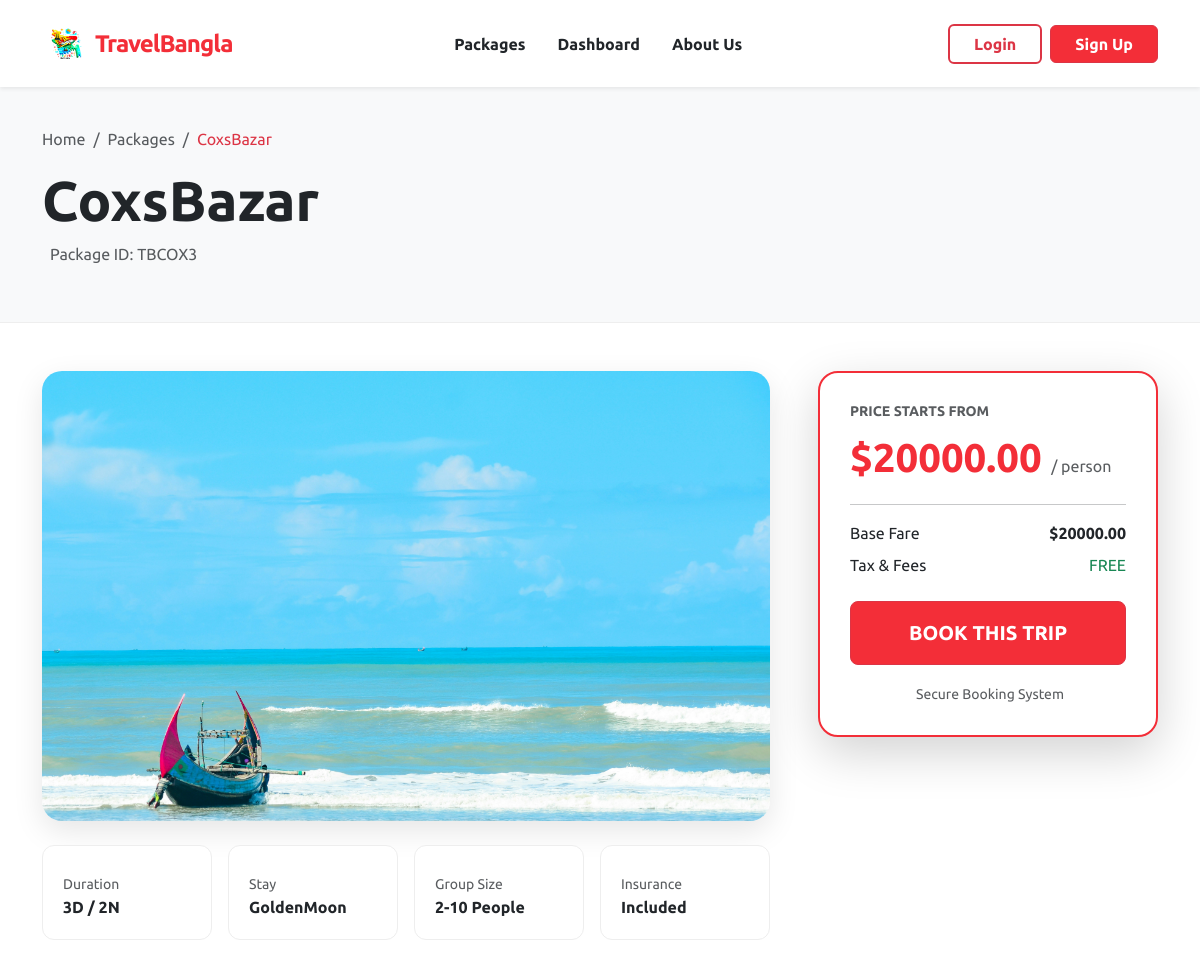
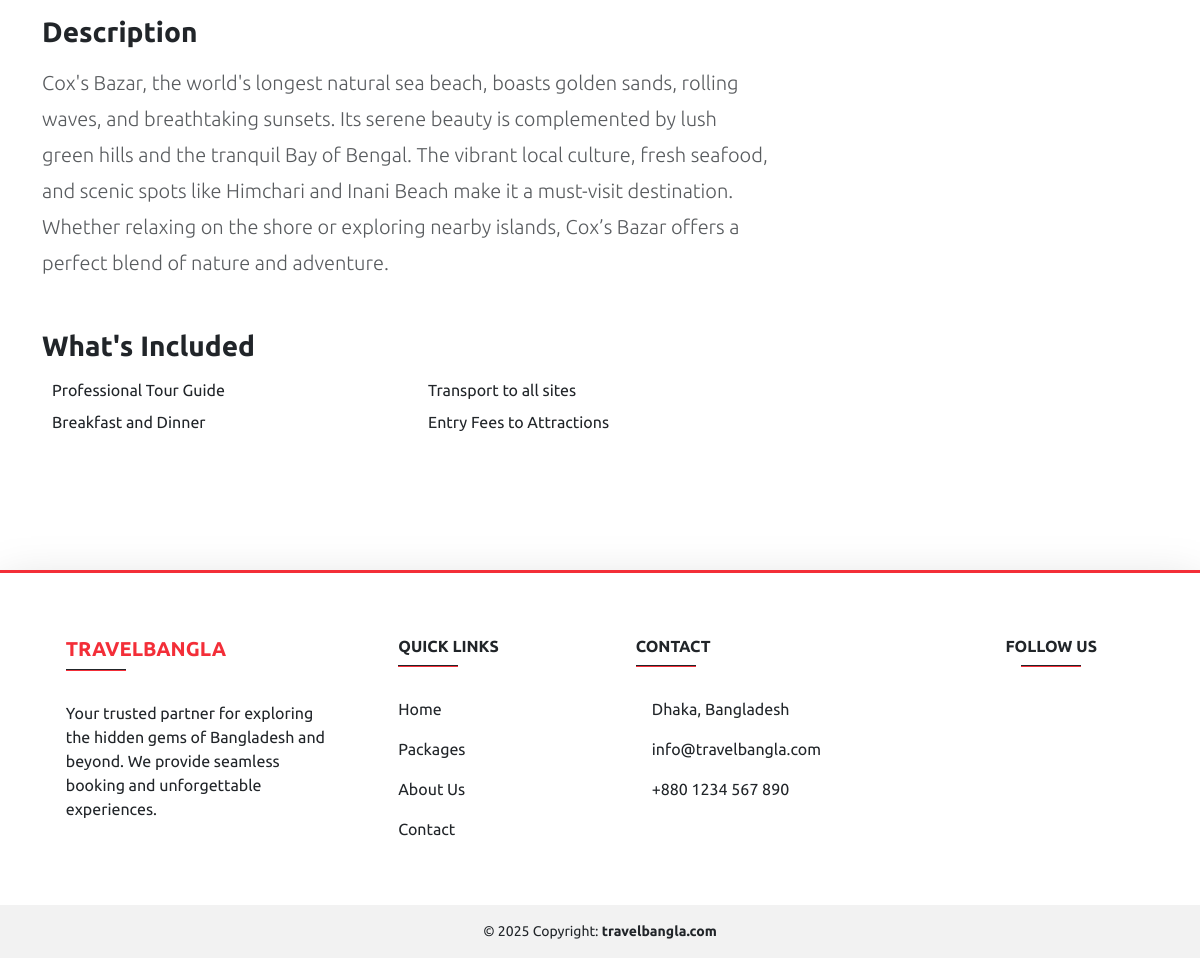
/details/TBCOX3, run on the app's committed database (2 pictures, top to bottom).
### Home/models.py (models this page shows, shortened)
class Package(models.Model):
    pName = models.CharField(max_length=100, primary_key=True, verbose_name="Package Name")
    destination = models.CharField(max_length=100, verbose_name="Destination")
    hotel = models.CharField(max_length=100, verbose_name="Hotel Name")
    days = models.IntegerField(verbose_name="Number of Days")
    nights = models.IntegerField(verbose_name="Number of Nights")
    price = models.DecimalField(max_digits=10, decimal_places=2, verbose_name="Package Price")
    description = models.TextField(verbose_name="Package Description")
    imgname = models.CharField(max_length=100, verbose_name="Image Name")

### Home/views.py (the view)
# urls.py: path('details/<str:pName>', views.details, name='details'),
def details(request,pName):
    package = Package.objects.get(pName=pName)
    return render(request,'package_details.html',{'package':package})

### templates/package_details.html (shortened to what this page needs)
{% extends "base.html" %} {% load static %}  {% block body %}
<div class="details-header">
  <div class="container">
    <nav aria-label="breadcrumb">
      <ol class="breadcrumb">
        <li class="breadcrumb-item">
          <a href="/" class="text-decoration-none text-muted">Home</a>
        </li>
        <li class="breadcrumb-item">
          <a href="{% url 'packages' %}" class="text-decoration-none text-muted"
            >Packages</a
          >
        </li>
        <li class="breadcrumb-item active text-danger" aria-current="page">
          {{ package.destination }}
        </li>
      </ol>
    </nav>
    <h1 class="display-4 fw-bold">{{ package.destination }}</h1>
    <p class="text-muted">
      Package ID: {{ package.pName }}
    </p>
  </div>
</div>
<div class="container my-5">
  <div class="row g-5">
    <div class="col-lg-8">
      <img
        src="{% static package.imgname|add:'.jpg' %}"
        class="package-img-large mb-4"
        alt="{{ package.destination }}"
      />
      <div class="row g-3 mb-5">
        <div class="col-6 col-md-3">
          <div class="info-icon-box text-center text-md-start">
            <small class="text-muted d-block">Duration</small>
            <span class="fw-bold"
              >{{ package.days }}D / {{ package.nights }}N</span
            >
          </div>
        </div>
        <div class="col-6 col-md-3">
          <div class="info-icon-box text-center text-md-start">
            <small class="text-muted d-block">Stay</small>
            <span class="fw-bold">{{ package.hotel }}</span>
          </div>
        </div>
        <div class="col-6 col-md-3">
          <div class="info-icon-box text-center text-md-start">
            <small class="text-muted d-block">Group Size</small>
            <span class="fw-bold">2-10 People</span>
          </div>
        </div>
        <div class="col-6 col-md-3">
          <div class="info-icon-box text-center text-md-start">
            <small class="text-muted d-block">Insurance</small>
            <span class="fw-bold">Included</span>
          </div>
        </div>
      </div>
      <h3 class="fw-bold mb-3">Description</h3>
      <p class="lead text-muted mb-5" style="line-height: 1.8">
        {{ package.description }}
      </p>
      <h3 class="fw-bold mb-3">What's Included</h3>
      <div class="row feature-list mb-5">
        <div class="col-md-6 mb-2">
           Professional Tour Guide
        </div>
        <div class="col-md-6 mb-2">
           Transport to all sites
        </div>
        <div class="col-md-6 mb-2">
           Breakfast and Dinner
        </div>
        <div class="col-md-6 mb-2">
           Entry Fees to Attractions
        </div>
      </div>
    </div>
    <div class="col-lg-4">
      <div class="booking-sidebar shadow-lg">
        <h5 class="text-muted text-uppercase small fw-bold">
          Price starts from
        </h5>
        <div class="price-tag mb-3">
          ${{ package.price }}
          <span class="fs-6 text-muted fw-normal">/ person</span>
        </div>
        <hr />
        <ul class="list-unstyled mb-4">
          <li class="d-flex justify-content-between mb-2">
            <span>Base Fare</span>
            <span class="fw-bold">${{ package.price }}</span>
          </li>
          <li class="d-flex justify-content-between mb-2">
            <span>Tax & Fees</span>
            <span class="text-success">FREE</span>
          </li>
        </ul>
        <a
          href="{% url 'booking' package.pName %}"
          class="btn btn-danger btn-lg w-100 fw-bold py-3"
          style="background-color: #f32e38"
        >
          BOOK THIS TRIP
        </a>
        <div class="text-center mt-3">
          <small class="text-muted"
            > Secure Booking System</small
          >
        </div>
      </div>
    </div>
  </div>
</div>
{% endblock body %}

### templates/package_details.html (style rules this page uses)
.details-header { background: #f8f9fa; padding: 40px 0; border-bottom: 1px solid #eee; }
.package-img-large { width: 100%; height: 450px; object-fit: cover; border-radius: 20px; box-shadow: 0 10px 30px rgba(0, 0, 0, 0.1); }
.info-icon-box { background: #fff; border-radius: 12px; padding: 20px; border: 1px solid #eee; transition: all 0.3s ease; }
.booking-sidebar { position: sticky; top: 100px; background: #fff; border-radius: 20px; border: 2px solid #f32e38; padding: 30px; }
.price-tag { font-size: 2.5rem; font-weight: 800; color: #f32e38; }

### data on the page
Package: destination "CoxsBazar", pName "TBCOX3", imgname (picture), days "3", nights "2", hotel "GoldenMoon", description "Cox's Bazar, the world's longest natural sea beach, boasts golden sands, rolling waves, and breathtaking sunsets. Its serene beauty is complemented by lush green hills and the tranquil Bay of Bengal. The vibrant local culture, fresh seafood, and scenic spots like Himchari and Inani Beach make it a must-visit destination. Whether relaxing on the shore or exploring nearby islands, Cox’s Bazar offers a perfect blend of nature and adventure.", price "20000.00"
